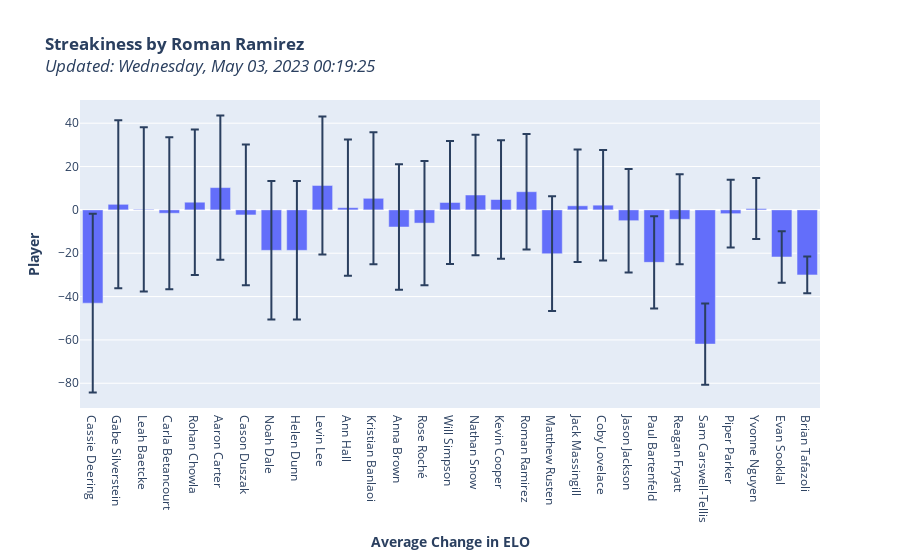

Notebook code for this chart:
### Code cell
agg_d_elo_table = pd.DataFrame()
agg_d_elo_table['Avg Change in ELO'] = d_elo_time_table.mean(axis=0)
agg_d_elo_table['STD Change in ELO'] = d_elo_time_table.std(axis=0) # how streaky is someone, whats the average difference a change will be from the mean change
agg_d_elo_table.sort_values("STD Change in ELO", ascending=False, inplace=True)

with pd.option_context('display.max_rows', 100, 'display.max_columns', None):
    display(pd.DataFrame(agg_d_elo_table))

import plotly.express as px

fig_streakiness = px.bar(
    agg_d_elo_table,
    y='Avg Change in ELO',
    error_y='STD Change in ELO',
    x=agg_d_elo_table.index,
    title="<b>Streakiness</b>",
    )

fig_streakiness.update_layout(
    title=f'<b>Streakiness by Roman Ramirez</b><br><i>Updated: {str(datetime.datetime.now().strftime("%A, %b %d, %Y %H:%M:%S"))}<i>',
    xaxis_title='<b>Average Change in ELO</b>',
    yaxis_title='<b>Player</b>',
)

fig_streakiness.show()
fig_streakiness.write_html("exports/streakiness.html")

### Figure 1 — Plotly figure (JSON) as saved in the notebook; plotly's stock layout.template omitted (floating-point values rounded to 4 significant figures)
{"data": [{"alignmentgroup": "True", "error_y": {"array": [41.27, 38.75, 37.89, 35.09, 33.58, 33.31, 32.47, 31.95, 31.95, 31.87, 31.42, 30.44, 28.91, 28.71, 28.41, 27.8, 27.32, 26.65, 26.47, 25.94, 25.49, 23.9, 21.29, 20.77, 18.74, 15.63, 14.1, 11.83, 8.485]}, "hovertemplate": "player=%{x}<br>Avg Change in ELO=%{y}<extra></extra>", "legendgroup": "", "marker": {"color": "#636efa", "pattern": {"shape": ""}}, "name": "", "offsetgroup": "", "orientation": "v", "showlegend": false, "textposition": "auto", "type": "bar", "x": ["Cassie Deering", "Gabe Silverstein", "Leah Baetcke", "Carla Betancourt", "Rohan Chowla", "Aaron Carter", "Cason Duszak", "Noah Dale", "Helen Dunn", "Levin Lee", "Ann Hall", "Kristian Banlaoi", "Anna Brown", "Rose Roché", "Will Simpson", "Nathan Snow", "Kevin Cooper", "Roman Ramirez", "Matthew Rusten", "Jack Massingill", "Coby Lovelace", "Jason Jackson", "Paul Bartenfeld", "Reagan Fryatt", "Sam Carswell-Tellis", "Piper Parker", "Yvonne Nguyen", "Evan Sooklal", "Brian Tafazoli"], "xaxis": "x", "y": [-43.04, 2.574, 0.2691, -1.548, 3.54, 10.29, -2.335, -18.67, -18.67, 11.27, 1.023, 5.346, -7.907, -6.099, 3.423, 6.865, 4.788, 8.393, -20.22, 1.889, 2.181, -4.982, -24.21, -4.349, -61.92, -1.75, 0.6085, -21.73, -30], "yaxis": "y"}], "layout": {"barmode": "relative", "legend": {"tracegroupgap": 0}, "title": {"text": "<b>Streakiness by Roman Ramirez</b><br><i>Updated: Wednesday, May 03, 2023 00:19:25<i>"}, "xaxis": {"anchor": "y", "domain": [0, 1], "title": {"text": "<b>Average Change in ELO</b>"}}, "yaxis": {"anchor": "x", "domain": [0, 1], "title": {"text": "<b>Player</b>"}}}}
